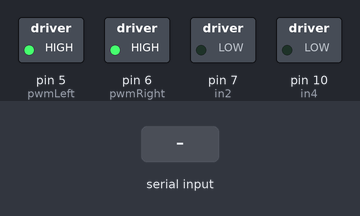
A sketch run on a simulated Arduino Uno, built with avr-gcc and run on an emulated ATmega328P. Shown: switched loads named in the sketch (green lamp = pin HIGH). Inputs (shaded band) come from the test bench.

Above: at 1.2 s.
1.3 s: "L" received over the second serial link
At 2.5 s:
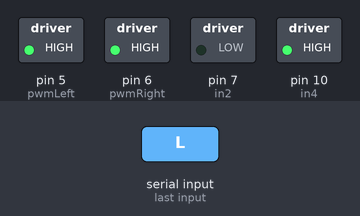
2.8 s: "R" received over the second serial link
At 3.7 s:
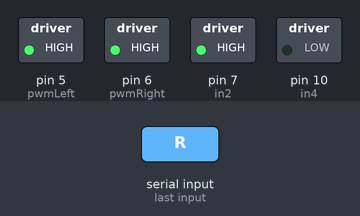
4.3 s: "F" received over the second serial link
At 4.9 s:
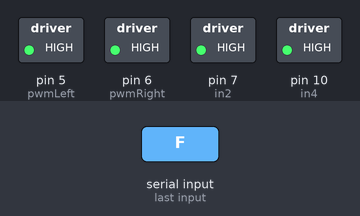
5.8 s: "1" received over the second serial link
At 7.2 s:
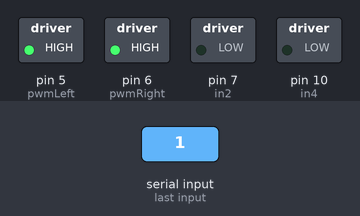
Timing chart, 0 to 8.3 s (numbered marks = the images above; inputs shaded):
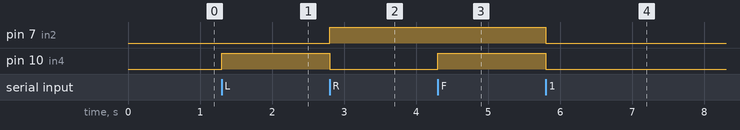

Measured:
- after the input at 1.3 s, pin 10 (in4): LOW → HIGH at once
- after the input at 2.8 s, pin 7 (in2): LOW → HIGH at once; pin 10 (in4): HIGH → LOW at once
- after the input at 4.3 s, pin 10 (in4): LOW → HIGH at once
- after the input at 5.8 s, pin 7 (in2), pin 10 (in4): HIGH → LOW at once

The sketch:

Porsche.ino
```cpp
#include <AltSoftSerial.h>

#define powerLeft 255
#define powerRight 255
//PWM pin voor linker motor
#define pwmLeft 5
//PWM pin voor rechter motor
#define pwmRight 6
//input 2 op L289N = 7 op arduino, hoog is motor A aan.
#define in2 7
//input 4 op L289N = 10 op arduino, hoog is motor B aan
#define in4 10

char task = ' ';
AltSoftSerial BTserial;
// https://www.pjrc.com/teensy/td_libs_AltSoftSerial.html

void setup() {
  pinMode(pwmLeft, OUTPUT);
  pinMode(pwmRight, OUTPUT);
  pinMode(in2, OUTPUT);
  pinMode(in4, OUTPUT);
  BTserial.begin(9600);
  analogWrite(pwmLeft, powerLeft);
  analogWrite(pwmRight, powerRight);
}

void loop() {
  // Read from the Bluetooth module and send to the Arduino Serial Monitor
    if (BTserial.available())
    {
        task = BTserial.read();
        BTserial.write(task);

        switch(task){
          case 'L':
            goLeft();
            break;
          case 'R':
            goRight();
            break;
          case 'F':
            forward();
            break;
          default:
            stopDriving();
            break;
        }
    }
}

void goLeft(){
  digitalWrite(in2, LOW);
  digitalWrite(in4, HIGH);
}

void goRight(){
  digitalWrite(in2, HIGH);
  digitalWrite(in4, LOW);
}

void forward(){
  digitalWrite(in2, HIGH);
  digitalWrite(in4, HIGH);
}

void stopDriving(){
  digitalWrite(in2, LOW);
  digitalWrite(in4, LOW);
}
```
